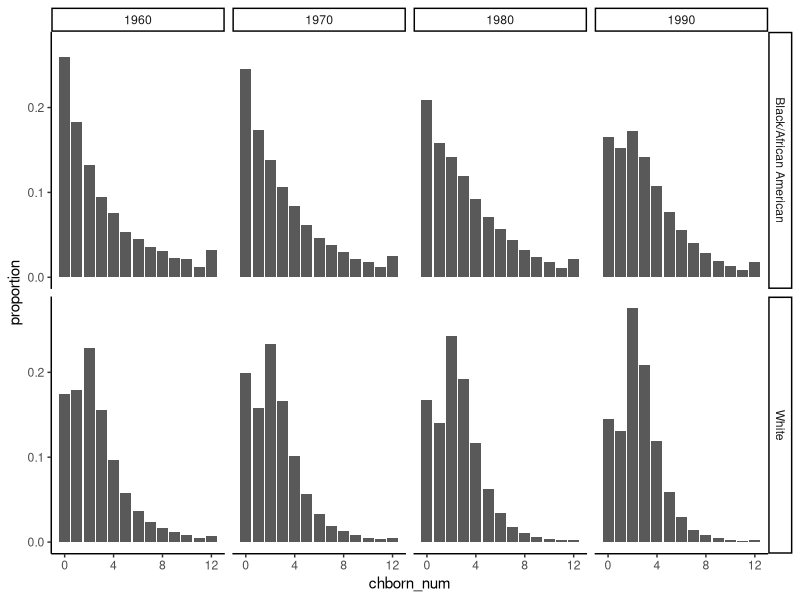

Here is the R script that generated this plot: (Note: this script raises an error after producing the figure.)
## ---- chunk 1
knitr::opts_knit$set(root.dir = ".")
knitr::opts_chunk$set(eval = TRUE, echo = FALSE, warning = FALSE, fig.width = 7, fig.height = 6)


# load necessary libraries
library(readr)
library(tidyverse)
library(tidyr)
library(ggplot2)
library(viridis)
library(dplyr)
library(knitr)
library(scales)
## ---- chunk 2
children_data = read.csv("./data/proportions_table_by_race_year.csv")
mother_data = read.csv("./data/data_filtered_recoded.csv")
## ---- chunk 3
ggplot(data = children_data,aes(x=chborn_num,y=proportion)) +
  geom_col(position = position_dodge()) +
  facet_grid(RACE~YEAR) + theme_classic()
## ---- chunk 4
mother_data <- mother_data %>% mutate(id = row_number())
child_df = as.data.frame(rep(mother_data$id,mother_data$chborn_num))
colnames(child_df) = "id"
child_df = merge(child_df,mother_data,by="id")
child_df$nsib = child_df$chborn_num - 1

child_df_gb = child_df %>%
  group_by(RACE,nsib) %>%
  summarise(count = n()) 

child_df_gb$prob = ifelse(child_df_gb$RACE == "White",child_df_gb$count/4380009, child_df_gb$count/547692)

ggplot(data = child_df_gb, aes(x = nsib, y = prob)) +
  geom_col(position = position_dodge()) +
  facet_wrap(~RACE) + theme_classic()
## ---- chunk 5
colnames(child_df_gb) = c("Race","Number of Siblings","Count",'Probability')
kable(child_df_gb[,c(1,2,4)])
## ---- chunk 6
colors <- c(
  "#E41A1C",  # Red
  "#377EB8",  # Blue
  "#4DAF4A",  # Green
  "#984EA3",  # Purple
  "#FF7F00",  # Orange
  "#FFFF33",  # Yellow
  "#A65628",  # Brown
  "#F781BF",  # Pink
  "#999999",  # Grey
  "#66C2A5",  # Teal
  "#FC8D62",  # Salmon
  "#8DA0CB",  # Light blue
  "#E78AC3"   # Light pink
)
unique_chborn_num <- sort(unique(mother_data$chborn_num))
color_mapping <- setNames(colors, unique_chborn_num)

fert_df <- mother_data %>%
  count(RACE, YEAR, chborn_num) %>%
  arrange(RACE, YEAR, chborn_num) %>% 
  mutate(n_sib = chborn_num -1, freq_n_sib = n * chborn_num, 
         color = color_mapping[as.character(chborn_num)]) %>%
  rename(freq_mother = n)

print(fert_df)
## ---- chunk 7
fert_df_black <- fert_df %>% filter(RACE == "Black/African American")
fert_df_white <- fert_df %>% filter(RACE == "White")
  
df_long_black <- fert_df_black %>%
  pivot_longer(cols = c(freq_mother, freq_n_sib),
               names_to = "frequency_type",
               values_to = "frequency") %>%
  mutate(x_axis = ifelse(frequency_type == "freq_mother", chborn_num, n_sib), 
         color.label = paste(chborn_num, "_kids"," ", n_sib, "_sibs", sep = ""), 
         color_order = factor(chborn_num, levels = unique_chborn_num)
  )

## ---- chunk 8
ggplot(df_long_black, aes(x = x_axis, y = frequency, fill = color_order)) +
  geom_col() +
  facet_grid(frequency_type ~ YEAR, 
             labeller = labeller(frequency_type = c("freq_mother" = "Number of Children Born", "freq_n_sib" = "Number of Siblings"), 
                        YEAR = function(x) paste("Year", x))) +
  scale_fill_manual(name = "Number of Children/Siblings",
                    values = color_mapping,
                    labels = unique(df_long_black$color.label),
                    guide = "legend") +
  scale_y_continuous(labels = comma_format(scale = 1, big.mark = ",")) +
  labs(title = "Distribution of Number of Children/Siblings by Census Year (Black/African American)",
       x = "Number of Children/Siblings",
       y = "Frequency") +
  theme_minimal() +
  theme(axis.text.x = element_text(angle = 45, hjust = 1),
        legend.position = "right",
        plot.title = element_text(size = 14, hjust = 0.5))
## ---- chunk 9
df_long_white <- fert_df_white %>%
   pivot_longer(cols = c(freq_mother, freq_n_sib),
               names_to = "frequency_type",
               values_to = "frequency") %>%
  mutate(x_axis = ifelse(frequency_type == "freq_mother", chborn_num, n_sib), 
         color.label = paste(chborn_num, "_kids"," ", n_sib, "_sibs", sep = ""), 
         color_order = factor(chborn_num, levels = unique_chborn_num)
  )
## ---- chunk 10
ggplot(df_long_white, aes(x = x_axis, y = frequency, fill = color_order)) +
  geom_col() +
  facet_grid(frequency_type ~ YEAR, 
             labeller = labeller(frequency_type = c("freq_mother" = "Number of Children Born", "freq_n_sib" = "Number of Siblings"), 
                        YEAR = function(x) paste("Year", x))) +
  scale_fill_manual(name = "Number of Children/Siblings",
                    values = color_mapping,
                    labels = unique(df_long_white$color.label),
                    guide = "legend") +
  scale_y_continuous(labels = comma_format(scale = 1, big.mark = ",")) +
  labs(title = "Distribution of Number of Children/Siblings by Census Year (White)",
       x = "Number of Children/Siblings",
       y = "Frequency") +
  theme_minimal() +
  theme(axis.text.x = element_text(angle = 45, hjust = 1),
        legend.position = "right",
        plot.title = element_text(size = 14, hjust = 0.5))
